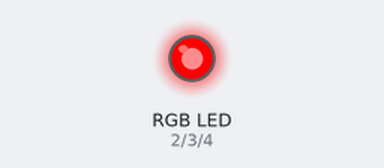
Bench run of a sketch on a simulated Arduino Uno, built with avr-gcc and run on an emulated ATmega328P. On the bench: an RGB LED mixed from three pins (HIGH = lit).

Above: at 0.05 s.
At 1.55 s:
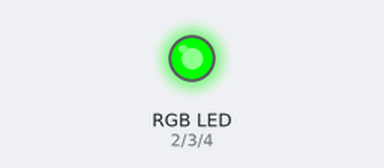
At 2.3 s:
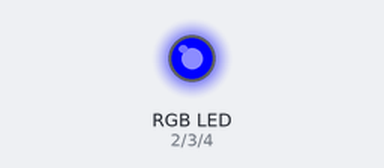
At 3.05 s:
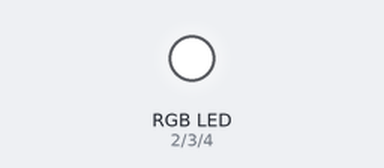
At 4.5 s:
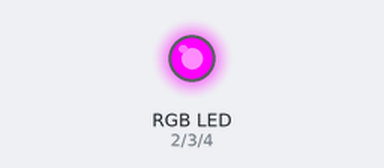
At 6.0 s:
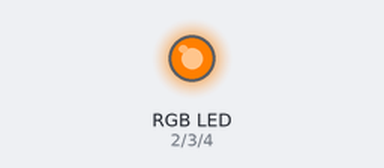
Timing chart, 0 to 7.8 s (numbered marks = the images above):
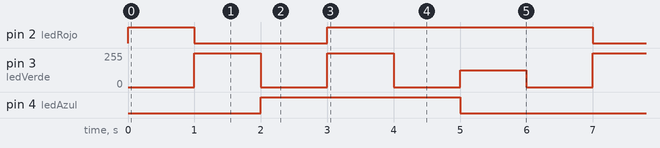

The sketch:

RGB.ino
```cpp
/*
Talos Electronics
Rafael Lozano Rolón
7/Septiembre/2015
*/
int ledRojo = 2; //Declara Pin LED Rojo
int ledVerde=3; //Declara Pin LED Verde
int ledAzul=4;  //Declara Pin LED Azul

//————————————
//Funcion principal
//————————————
void setup() // Se ejecuta cada vez que el Arduino se inicia
{
pinMode(ledRojo,OUTPUT);  //El LED Rojo como una salida
pinMode(ledVerde,OUTPUT); //El LED Verde como una salida
pinMode(ledAzul,OUTPUT);  //El LED Azul como una salida

}
//————————————
//Funcion color
//————————————

void color(int rojo,int verde,int azul){

//Escritura de PWM del color Rojo
analogWrite(ledRojo, 255-rojo);

//Escritura de PWM del color Verde
analogWrite(ledVerde, 255-verde);

//Escritura de PWM del color Azul
analogWrite(ledAzul, 255-azul);
}

//————————————
//Funcion ciclicla
//————————————
void loop() // Esta funcion se mantiene ejecutando
{           //  cuando este energizado el Arduino

// Llamado a la función Color que recibe
// 1er posicion: Intensidad Rojo
// 2da posición: Intensidad Verde
// 3ra posición: Intensidad Azul

color(0,255,255);     //Rojo
delay(1000);

color(255,0,255);     //Verde
delay(1000);

color(255,255,0);     //Azul
delay(1000);

color(0,0,0); //Blanco
delay(1000);

color(0,255,0);   //Magenta
delay(1000);

color(0,128,255);  //Naranaja
delay(1000);

}
```

Measured:
- by itself, pin 2 (ledRojo): repeats every 6.0 s: LOW 2.0 s, HIGH 4.0 s
- by itself, pin 3 (ledVerde): repeats every 6.0 s: 0/255 1.0 s, 255/255 1.0 s, 0/255 1.0 s, 127/255 1.0 s, 0/255 1.0 s, 255/255 1.0 s
- by itself, pin 4 (ledAzul): alternates HIGH for 3.0 s and LOW for 3.0 s
